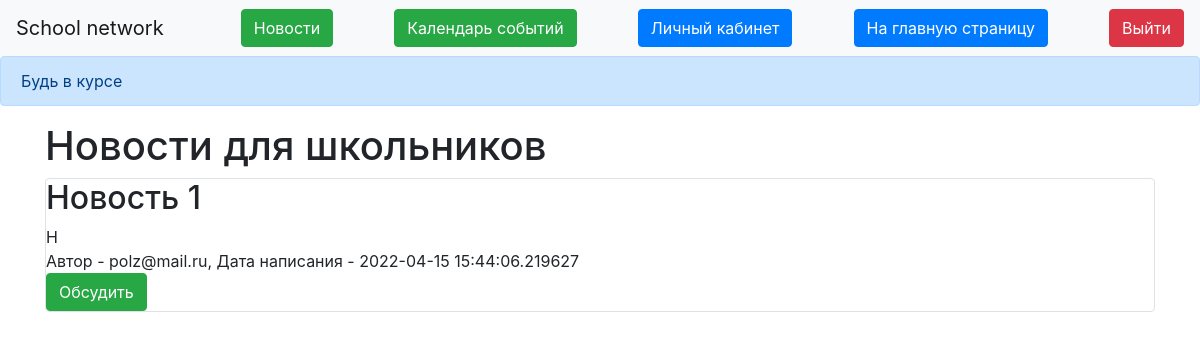
/news (signed in), run on an earlier commit of the app's database.
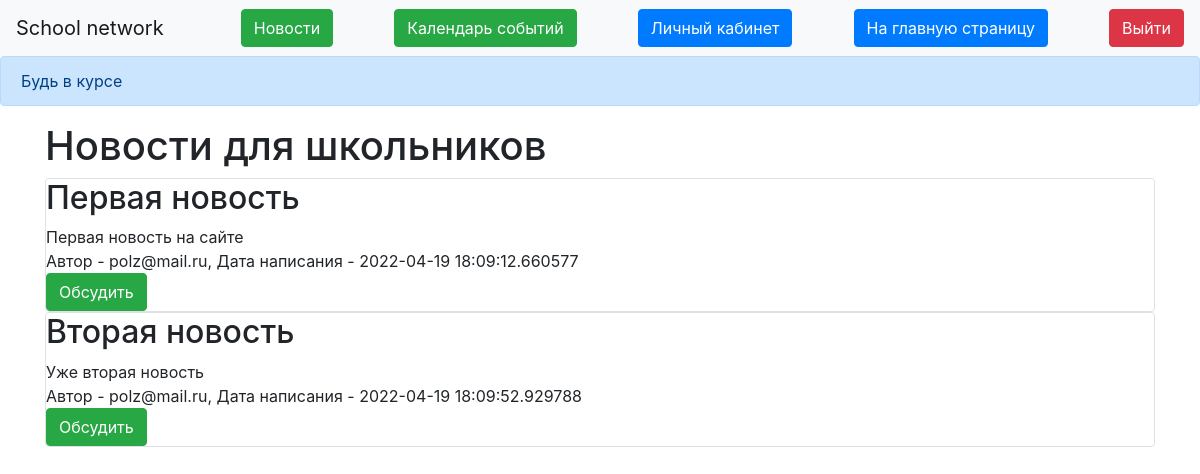
And on a later commit of the database.
### data/news.py (models this page shows)
class News(SqlAlchemyBase):
    __tablename__ = 'news'
    id = sqlalchemy.Column(sqlalchemy.Integer,
                           primary_key=True, autoincrement=True)
    title = sqlalchemy.Column(sqlalchemy.String, nullable=True)
    content = sqlalchemy.Column(sqlalchemy.String, nullable=True)
    created_date = sqlalchemy.Column(sqlalchemy.DateTime,
                                     default=datetime.datetime.now)
    for_which_form = sqlalchemy.Column(sqlalchemy.Boolean, default=True)
    user_id = sqlalchemy.Column(sqlalchemy.Integer,
                                sqlalchemy.ForeignKey("users.id"))
    is_news = sqlalchemy.Column(sqlalchemy.Boolean, default=True)
    user = orm.relation('User')

### data/users.py (models this page shows, shortened)
class User(SqlAlchemyBase, UserMixin):
    __tablename__ = 'users'
    id = sqlalchemy.Column(sqlalchemy.Integer,
                           primary_key=True, autoincrement=True)
    name = sqlalchemy.Column(sqlalchemy.String, nullable=True)
    about = sqlalchemy.Column(sqlalchemy.String, nullable=True)
    email = sqlalchemy.Column(sqlalchemy.String,
                              index=True, unique=True, nullable=True)
    hashed_password = sqlalchemy.Column(sqlalchemy.String, nullable=True)
    created_date = sqlalchemy.Column(sqlalchemy.DateTime,
                                     default=datetime.datetime.now)
    is_teacher = sqlalchemy.Column(sqlalchemy.Boolean, default=True)
    news = orm.relation("News", back_populates='user')

### main.py (the view)
@app.route("/news")
def index():
    db_session.global_init("db/blogs.db")
    db_sess = db_session.create_session()
    news = db_sess.query(News)
    teacher = db_sess.query(User).filter(User.id == current_user.id)
    return render_template("news.html", news=news, teacher=teacher)

### data/db_session.py (called while the page is built, shortened)
def global_init(db_file):
    global __factory
    if __factory:
        return

def create_session() -> Session:
    global __factory
    return __factory()

### main.py (called while the page is built)
@login_manager.user_loader
def load_user(user_id):
    db_sess = db_session.create_session()
    return db_sess.query(User).get(user_id)

### templates/news.html (shortened to what this page needs)
{% extends "base.html" %}
{% block content %}
<h1>Новости для школьников</h1>
{% for item in news%}
<div class="col-md6 border rounded">
    <h2>{{item.title}}</h2>
    <div>
        {{item.content}}
    </div>
    <div>
        Автор - {{item.user.name}}, Дата написания - {{item.created_date}}
    </div>
    {% if current_user.is_authenticated and current_user == item.user %}
    <div>
        <a href="/news/{{ item.id }}" class="btn btn-warning">
            Изменить
        </a>
        <a href="/news_delete/{{ item.id }}" class="btn btn-danger">
            Удалить
        </a>
        <a class="btn btn-success" href="/obs/{{ item.id }}">Обсудить</a>
    </div>
    {% else %}
    <a class="btn btn-success" href="/obs/{{ item.id }}">Обсудить</a>
    {% endif %}
</div>
{% endfor %}
{% endblock %}

What changed in the data, as far as the page shows it:
changed News: title "Новость 1" → "Первая новость"; content "H" → "Первая новость на сайте"; created_date "2022-04-15 15:44:06.219627" → "2022-04-19 18:09:12.660577"
added News: title "Вторая новость", content "Уже вторая новость", user.name "polz@mail.ru", created_date "2022-04-19 18:09:52.929788"
